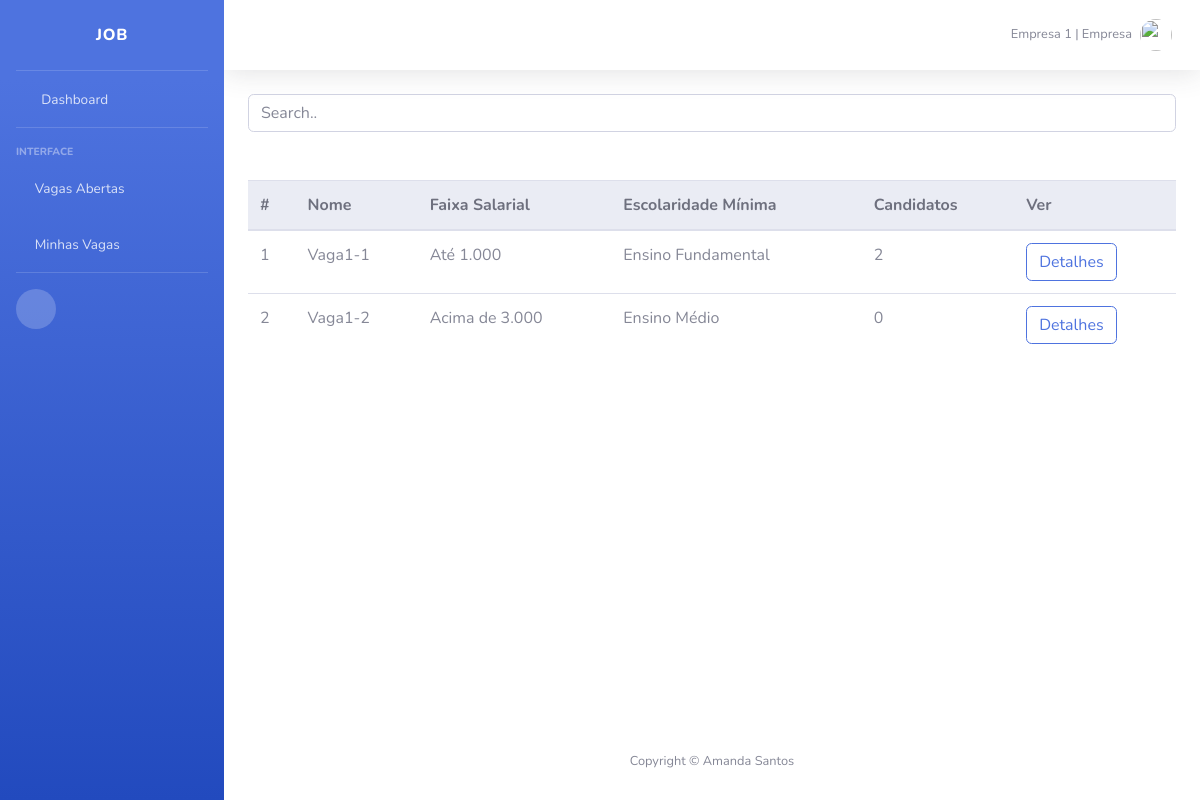
The app's page /dashboard/listar_vagas/ (signed in), older data.
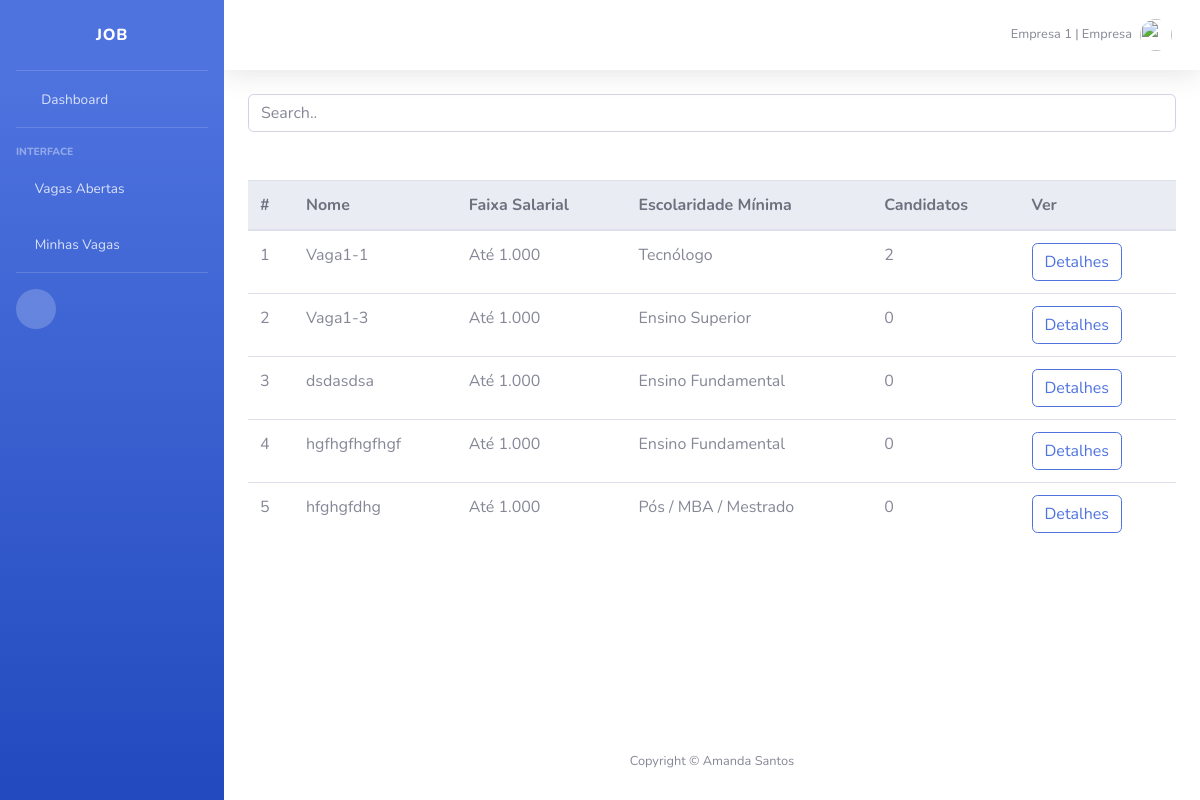
The same page, newer data.
### gestao/models.py (models this page shows, shortened)
class Vaga(models.Model):
    A1 = 'Até 1.000'
    D1A2 = 'De 1.000 a 2.000'
    D2A3 = 'De 2.000 a 3.000'
    AC3 = 'Acima de 3.000'
    FAIXA_SALARIAL = (
        (A1, 'Até 1.000'),
        (D1A2, 'De 1.000 a 2.000'),
        (D2A3, 'De 2.000 a 3.000'),
        (AC3, 'Acima de 3.000'),
    )
    EF = 'Ensino Fundamental'
    EM = 'Ensino Médio'
    TG = 'Tecnólogo'
    ES = 'Ensino Superior'
    PS = 'Pós / MBA / Mestrado'
    DR = 'Doutorado'
    ESCOLARIDADE = (
        (EF, 'Ensino Fundamental'),
        (EM, 'Ensino Médio'),
        (TG, 'Tecnólogo'),
        (ES, 'Ensino Superior'),
        (PS, 'Pós / MBA / Mestrado'),
        (DR, 'Doutorado'),
    )
    empresa = models.ForeignKey(Empresa, on_delete=models.CASCADE, verbose_name='empresa')
    nome = models.CharField(max_length=50, default='')
    faixa_salarial = models.CharField(
        max_length=50,
        choices=FAIXA_SALARIAL,
        default=A1,
    )
    escolaridade = models.CharField(
        max_length=50,
        choices=ESCOLARIDADE,
        default=EF,
    )
    requisitos = models.TextField(max_length=500, default='')
    delete = models.BooleanField(default=False, editable=False)
    aplicacoes = models.ManyToManyField(Aplicacao, editable=False, blank=True)
    data = models.DateField(auto_now_add=True)
    def get_quantidade_aplicacoes(self):
        return self.aplicacoes.count()
    class Meta:
        verbose_name_plural = 'Vagas'

### gestao/views.py (the view)
# urls.py: path('listar_vagas/', listar_vagas, name='listar_vagas'),
@login_required()
def listar_vagas(request):
    vagas = Vaga.objects.all().filter(delete=False)
    return render(request, "listar_vagas.html", {'vagas': vagas})

### usuario/models.py (called while the page is built)
    def get_categoria(self):
        return self.categoria

### gestao/templates/listar_vagas.html (shortened to what this page needs)
{% extends 'base.html' %}
{% block content %}
{% load static %}
    <div class="panel-default">
        <div class="panel-body">
            <input class="form-control" id="searchfield" type="text" placeholder="Search..">
            <br>
            <br>
            <div class="table-responsive">
                <table class="table">
                    <thead class="thead-light">
                    <tr>
                        <th>#</th>
                        <th>Nome</th>
                        <th>Faixa Salarial</th>
                        <th>Escolaridade Mínima</th>
                        <th>Candidatos</th>
                        <th>Ver</th>
                    </tr>
                    </thead>
                    <tbody id="lista_vaga">
                    {% for vaga in vagas %}
                    <tr>
                        <td>{{ forloop.counter }}</td>
                        <td>{{ vaga.nome }}</td>
                        <td>{{ vaga.faixa_salarial }}</td>
                        <td>{{ vaga.escolaridade }}</td>
                        <td>{{ vaga.get_quantidade_aplicacoes }}</td>
                        <td>
                            <button class="btn btn-outline-primary" id="btnVaga{{vaga.id}}" data-toggle="modal"
                                    data-target="#modalVaga{{ vaga.id }}">Detalhes</button>
                        </td>
                    </tr>
                    {% endfor %}
                    </tbody>
                </table>
            </div>
        </div>
    </div>
{% endblock %}

Row changes from the older to the newer data that the page shows:
no longer on this page (row edited): Vaga: nome "Vaga1-2", faixa_salarial "Acima de 3.000", escolaridade "Ensino Médio", get_quantidade_aplicacoes "0"
changed Vaga "Vaga1-1": escolaridade "Ensino Fundamental" → "Tecnólogo"
added Vaga: nome "Vaga1-3", faixa_salarial "Até 1.000", escolaridade "Ensino Superior", get_quantidade_aplicacoes "0"
added Vaga: nome "dsdasdsa", faixa_salarial "Até 1.000", escolaridade "Ensino Fundamental", get_quantidade_aplicacoes "0"
added Vaga: nome "hgfhgfhgfhgf", faixa_salarial "Até 1.000", escolaridade "Ensino Fundamental", get_quantidade_aplicacoes "0"
added Vaga: nome "hfghgfdhg", faixa_salarial "Até 1.000", escolaridade "Pós / MBA / Mestrado", get_quantidade_aplicacoes "0"
